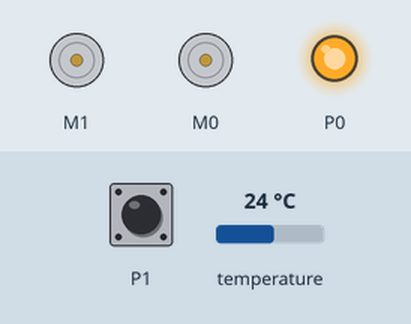
Simulated run of this program. Board: Calliope mini (MakeCode). On the bench: 2 × DC motor (green arrow = forward, orange = backward, longer = faster), output pins drawn as LEDs (lit = HIGH). The inputs (shaded band) are chosen by the test bench; at power-on: temperature 24 °C, P1 LOW.

Above: at 1.2 s.
1.3 s: temperature set to 21.7 °C
2.8 s: temperature set to 20.4 °C
At 3.3 s:
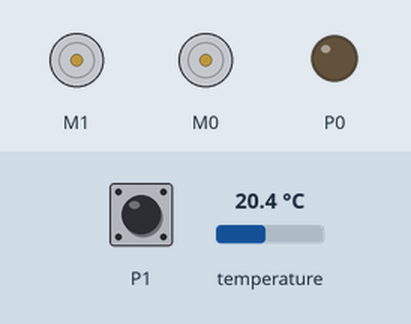
4.3 s: P1 pulled HIGH for 0.15 s
At 5.3 s:
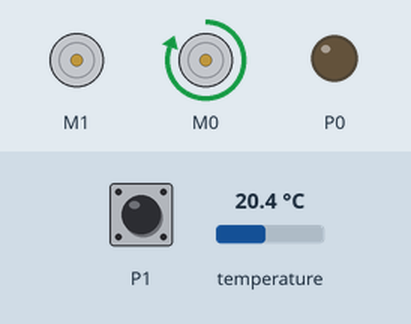
5.9 s: temperature set to 28 °C
At 6.3 s:
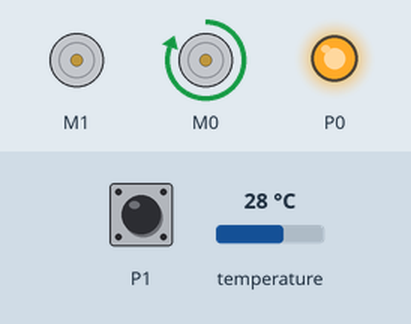
7.4 s: temperature set to 12 °C
At 7.8 s:
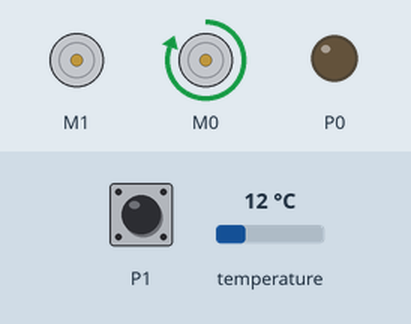
8.9 s: temperature set to 33 °C
At 9.8 s:
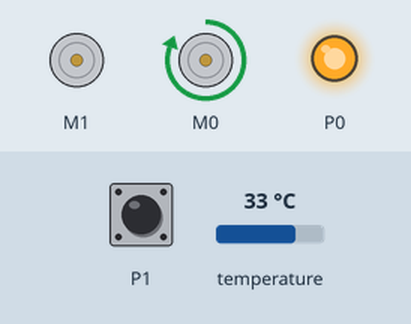
Timing chart, 0 to 11.4 s (numbered marks = the images above; inputs shaded):
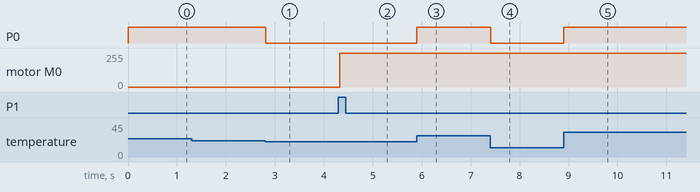

Measured:
- the behaviour switches between 21 and 20.9 °C on temperature (found by bisection; images 0 and 1)
- after the input at 1.3 s, every drawn part: stays the same
- after the input at 2.8 s, P0: HIGH → LOW at once
- after the input at 4.3 s, motor M0: stopped → forward 255/255 at once
- after the input at 5.9 s, P0: LOW → HIGH at once
- after the input at 7.4 s, P0: HIGH → LOW at once
- after the input at 8.9 s, P0: LOW → HIGH at once

The program:

main.ts
```typescript
basic.forever(function () {
    if (input.temperature() > 20) {
        pins.digitalWritePin(DigitalPin.P0, 1)
    } else {
        pins.digitalWritePin(DigitalPin.P0, 0)
    }
    if (pins.digitalReadPin(DigitalPin.P1) == 1) {
        motors.dualMotorPower(Motor.M0, 100)
    } else {
        motors.motorCommand(MotorCommand.Break)
    }
})
```

test.ts
```typescript
// Hier kann man Tests durchführen; diese Datei wird nicht kompiliert, wenn dieses Paket als Erweiterung verwendet wird.
```
